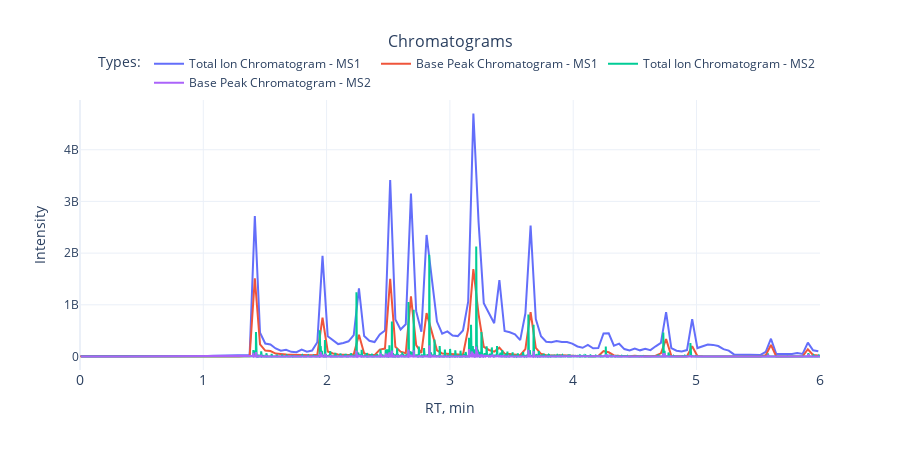

Write notebook code for a chart like this one.
### Markdown cell above
To start the analysis, show the "Chromatograms" plot that visualises the total ion chromatograms and the base peak chromatograms for MS1 and MS2 data.

### Code cell
chromatograms_plot = alphaviz.plotting.plot_chrom(raw_data)
chromatograms_plot

### Figure 1 — Plotly figure (JSON) as saved in the notebook; plotly's stock layout.template omitted (floating-point values rounded to 4 significant figures; data arrays with more than 128 entries replaced by an {"elided": "..."} marker saying what was removed)
{"data": [{"hovertemplate": "<b>RT:</b> %{x};<br><b>Intensity:</b> %{y}.", "name": "Total Ion Chromatogram - MS1", "type": "scatter", "x": {"elided": "142 float values"}, "y": {"elided": "142 float values"}}, {"hovertemplate": "<b>RT:</b> %{x};<br><b>Intensity:</b> %{y}.", "name": "Base Peak Chromatogram - MS1", "type": "scatter", "x": {"elided": "142 float values"}, "y": {"elided": "142 float values"}}, {"hovertemplate": "<b>RT:</b> %{x};<br><b>Intensity:</b> %{y}.", "name": "Total Ion Chromatogram - MS2", "type": "scatter", "x": {"elided": "4239 float values"}, "y": {"elided": "4239 float values"}}, {"hovertemplate": "<b>RT:</b> %{x};<br><b>Intensity:</b> %{y}.", "name": "Base Peak Chromatogram - MS2", "type": "scatter", "x": {"elided": "4239 float values"}, "y": {"elided": "4239 float values"}}], "layout": {"height": 450, "hovermode": "x", "legend": {"orientation": "h", "title": {"text": "Types:"}, "x": 1, "xanchor": "right", "y": 1.01, "yanchor": "bottom"}, "title": {"font": {"size": 16}, "text": "Chromatograms", "x": 0.5, "xanchor": "center", "y": 0.92, "yanchor": "top"}, "xaxis": {"autorange": false, "range": [0, 6.002], "tickfont": {"size": 14}, "tickmode": "auto", "title": {"font": {"size": 14}, "text": "RT, min"}}, "yaxis": {"title": {"text": "Intensity"}}}}
